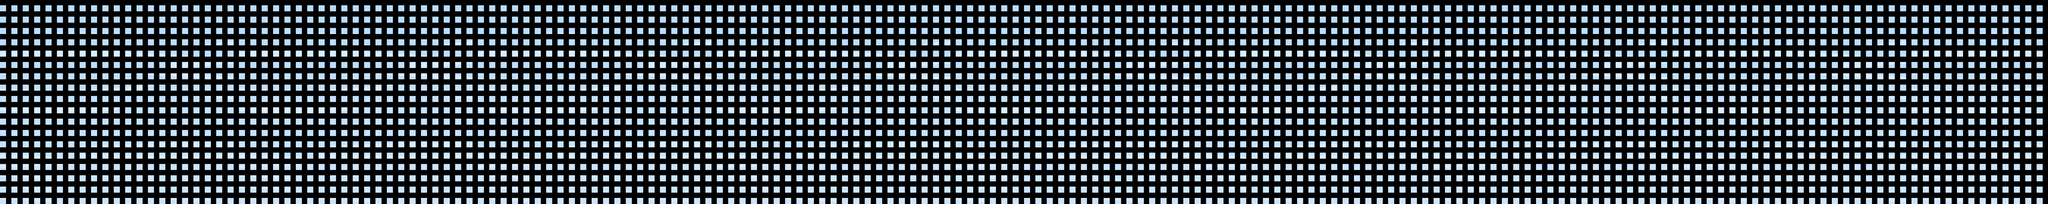

Rendered tile map (Tiled .tmx) drawn with the repository's tilesets; below, a short description and the map source with its tile grids summarised:
An orthogonal 180x18 tile map with 60x60 px tiles, 1 tile layer (Capa de Patrones 1).

<map version="1.2" tiledversion="1.2.0" orientation="orthogonal" renderorder="right-down" width="180" height="18" tilewidth="60" tileheight="60" infinite="0" nextlayerid="4" nextobjectid="1">
 <tileset firstgid="1" source="BG.tsx" />
 <layer id="3" name="Capa de Patrones 1" width="180" height="18">
  <data>[3240 cells, 3240 non-empty, 336 distinct tile ids]</data>
 </layer>
</map>
